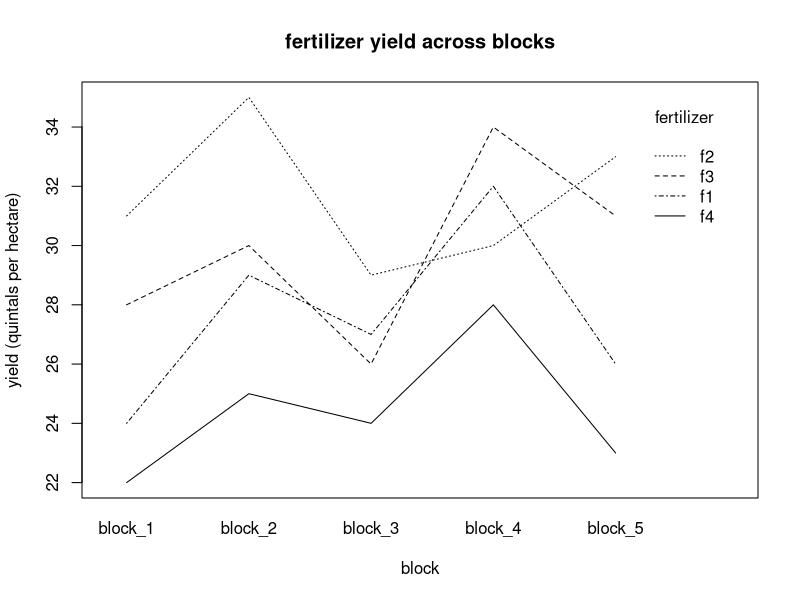
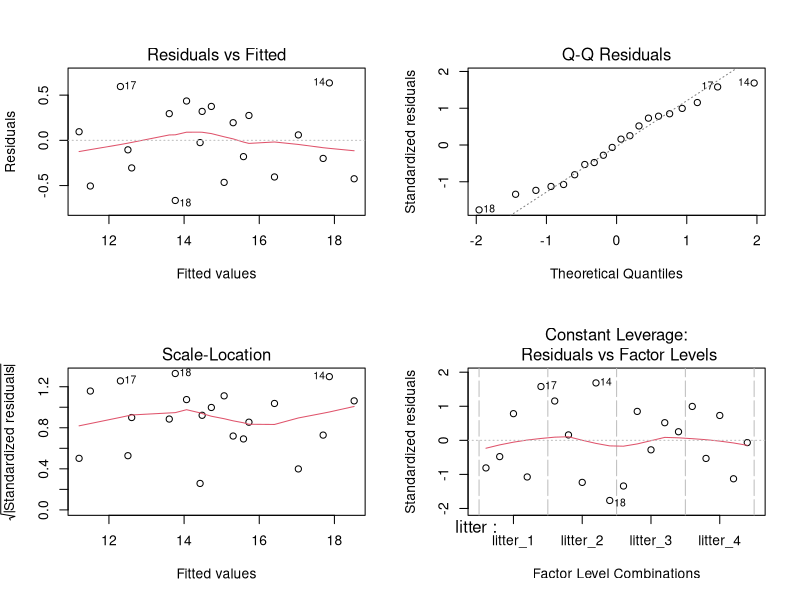

Generate these figures, in order, with R:
# 2440233 doe lab 5
# design of experiments
# aim: analyse randomized block designs, handle a missing observation, test assumptions,
# compare treatments, and measure the relative efficiency of blocking.
# significance level: 0.05
# all calculations use base r; no additional package is required.

alpha <- 0.05

# question 1: fertilizers and wheat yield
# introduction: a randomized block design compares treatments while controlling block variation.
# data description: four fertilizers were tested in five blocks. yield is measured in quintals per hectare.
# conclusion: fertilizer significance is assessed after accounting for blocks; mean comparisons and the
# critical difference identify which observed fertilizer means are separated.

set.seed(123)
fertilizer_names <- c("f1", "f2", "f3", "f4")
block_names <- paste0("block_", 1:5)

yield_matrix <- rbind(
  f1 = c(24, 29, 27, 32, 26),
  f2 = c(31, 35, 29, 30, 33),
  f3 = c(28, 30, 26, 34, 31),
  f4 = c(22, 25, 24, 28, 23)
)
colnames(yield_matrix) <- block_names

data_q1 <- data.frame(
  fertilizer = factor(rep(fertilizer_names, times = 5), levels = fertilizer_names),
  block = factor(rep(block_names, each = 4), levels = block_names),
  yield = as.vector(yield_matrix)
)

print("question 1: observed data")
print(data_q1)
print("data contain 20 plots, with one observation for each fertilizer in each block.")

# part a: generate one randomized fertilizer layout within every block.
random_layout <- do.call(rbind, lapply(block_names, function(b) {
  data.frame(block = b, plot = 1:4, fertilizer = sample(fertilizer_names))
}))
row.names(random_layout) <- NULL
print("part a: randomized layout (this is a generated allocation, separate from the supplied yield table)")
print(random_layout)

# part b: two-way additive anova is the standard rbd analysis.
fit_q1 <- aov(yield ~ block + fertilizer, data = data_q1)
table_q1 <- summary(fit_q1)[[1]]
print("part b: rbd analysis of variance")
print(table_q1)

p_block <- table_q1["block", "Pr(>F)"]
p_fertilizer <- table_q1["fertilizer", "Pr(>F)"]

print(paste("block p-value =", signif(p_block, 5)))
if (p_block < alpha) {
  print("blocks differ significantly at the 5% level.")
} else {
  print("there is insufficient evidence that block means differ at the 5% level.")
}
print(paste("fertilizer p-value =", signif(p_fertilizer, 5)))
if (p_fertilizer < alpha) {
  print("fertilizer means are not all equal at the 5% level.")
} else {
  print("there is insufficient evidence of a fertilizer effect at the 5% level.")
}

# part c: sed is the standard error of a difference between two treatment means.
means_q1 <- aggregate(yield ~ fertilizer, data_q1, mean)
error_ms <- table_q1["Residuals", "Mean Sq"]
error_df <- table_q1["Residuals", "Df"]
sed <- sqrt(2 * error_ms / length(block_names))
cd <- qt(1 - alpha / 2, error_df) * sed

print("fertilizer means")
print(means_q1)
print(paste("standard error of difference =", round(sed, 4)))
print(paste("critical difference at 5% =", round(cd, 4)))

pairs_q1 <- combn(as.character(means_q1$fertilizer), 2, simplify = FALSE)
for (one_pair in pairs_q1) {
  m1 <- means_q1$yield[means_q1$fertilizer == one_pair[1]]
  m2 <- means_q1$yield[means_q1$fertilizer == one_pair[2]]
  gap <- abs(m1 - m2)
  decision <- if (gap > cd) "significant" else "not significant"
  print(paste(one_pair[1], "versus", one_pair[2], ":", decision, "difference =", round(gap, 3)))
}
ranking_q1 <- means_q1[order(-means_q1$yield), ]
ranking_q1$rank <- seq_len(nrow(ranking_q1))
print("ranking by observed mean yield, highest first")
print(ranking_q1)

# part d: interaction plot is descriptive because the fitted rbd model has no treatment-by-block term.
interaction.plot(
  x.factor = data_q1$block,
  trace.factor = data_q1$fertilizer,
  response = data_q1$yield,
  xlab = "block",
  ylab = "yield (quintals per hectare)",
  trace.label = "fertilizer",
  main = "fertilizer yield across blocks"
)
print("plot interpretation: roughly parallel profiles indicate similar treatment patterns across blocks.")
print("crossing or strongly non-parallel profiles indicate that fertilizer differences vary across blocks.")
# conclusion: use the anova p-values for significance, the cd comparisons for pairwise differences,
# and the plotted profiles for a visual description of block-wise patterns.


# question 2: groundnut varieties with a missing observation
# introduction: the yield for v3 in block 2 is missing. estimate it using the standard rbd formula.
# data description: five varieties were observed in four blocks, giving 19 observed yields.
# conclusion: the incomplete-data linear model adjusts for the unbalanced design and gives the treatment
# sum of squares after accounting for blocks. estimating one value reduces the residual degrees of freedom.

varieties <- c("v1", "v2", "v3", "v4", "v5")
blocks <- paste0("block_", 1:4)
groundnut <- rbind(
  v1 = c(16, 20, 18, 23),
  v2 = c(22, 26, 21, 28),
  v3 = c(20, NA, 23, 25),
  v4 = c(15, 19, 13, 21),
  v5 = c(25, 28, 22, 29)
)
colnames(groundnut) <- blocks

data_q2 <- data.frame(
  variety = factor(rep(varieties, each = 4), levels = varieties),
  block = factor(rep(blocks, times = 5), levels = blocks),
  pod_yield = as.vector(t(groundnut))
)
print("question 2: observed data, with na marking the missing cell")
print(data_q2)

# part a: for t treatments and b blocks, estimate x using (t * treatment total + b * block total - grand total) / ((t - 1) * (b - 1)).
missing_index <- which(is.na(data_q2$pod_yield))
missing_variety <- as.character(data_q2$variety[missing_index])
missing_block <- as.character(data_q2$block[missing_index])
t <- nlevels(data_q2$variety)
b <- nlevels(data_q2$block)
treatment_total <- sum(data_q2$pod_yield[data_q2$variety == missing_variety], na.rm = TRUE)
block_total <- sum(data_q2$pod_yield[data_q2$block == missing_block], na.rm = TRUE)
grand_total <- sum(data_q2$pod_yield, na.rm = TRUE)
missing_value <- (t * treatment_total + b * block_total - grand_total) / ((t - 1) * (b - 1))
print(paste("estimated missing yield for v3 in block 2 =", round(missing_value, 4)))

filled_q2 <- data_q2
filled_q2$estimated_yield <- filled_q2$pod_yield
filled_q2$estimated_yield[missing_index] <- missing_value

# part b: display the classical filled-table sums of squares. use 11 residual df after estimating one cell.
filled_total <- sum(filled_q2$estimated_yield)
cf <- filled_total^2 / (t * b)
ss_total_filled <- sum(filled_q2$estimated_yield^2) - cf
treatment_totals <- tapply(filled_q2$estimated_yield, filled_q2$variety, sum)
block_totals <- tapply(filled_q2$estimated_yield, filled_q2$block, sum)
ss_treatment_filled <- sum(treatment_totals^2) / b - cf
ss_block_filled <- sum(block_totals^2) / t - cf
ss_error_filled <- ss_total_filled - ss_treatment_filled - ss_block_filled
df_error_adjusted <- (t - 1) * (b - 1) - 1

print("classical sums of squares after inserting the estimate")
print(paste("total ss =", round(ss_total_filled, 4)))
print(paste("treatment ss before incomplete-model adjustment =", round(ss_treatment_filled, 4)))
print(paste("block ss =", round(ss_block_filled, 4)))
print(paste("error ss from the filled table =", round(ss_error_filled, 4)))
print(paste("adjusted error degrees of freedom =", df_error_adjusted))
print("the filled-table treatment ss is shown as an intermediate calculation; use the incomplete-data model below for the adjusted treatment test.")

# part c: compare nested linear models on the 19 actually observed values.
observed_q2 <- data_q2[!is.na(data_q2$pod_yield), ]
model_blocks <- lm(pod_yield ~ block, data = observed_q2)
model_blocks_varieties <- lm(pod_yield ~ block + variety, data = observed_q2)
anova_models <- anova(model_blocks, model_blocks_varieties)
adjusted_treatment_ss <- deviance(model_blocks) - deviance(model_blocks_varieties)
error_ss_model <- deviance(model_blocks_varieties)
error_df_model <- df.residual(model_blocks_varieties)
error_ms_model <- error_ss_model / error_df_model
print("nested-model comparison: adding variety after block")
print(anova_models)
print(paste("adjusted treatment ss from the incomplete-data model =", round(adjusted_treatment_ss, 4)))
print(paste("incomplete-model error ss =", round(error_ss_model, 4)))
print(paste("incomplete-model error df =", error_df_model))
print(paste("incomplete-model error mean square =", round(error_ms_model, 4)))

# part d: compare estimated variety means using the model-based error mean square and residual df.
variety_means <- aggregate(estimated_yield ~ variety, filled_q2, mean)
sed_q2 <- sqrt(2 * error_ms_model / b)
cd_q2 <- qt(1 - alpha / 2, error_df_model) * sed_q2
print("variety means after replacing the missing value")
print(variety_means)
print(paste("standard error of difference =", round(sed_q2, 4)))
print(paste("critical difference at 5% =", round(cd_q2, 4)))

variety_pairs <- combn(as.character(variety_means$variety), 2, simplify = FALSE)
for (one_pair in variety_pairs) {
  m1 <- variety_means$estimated_yield[variety_means$variety == one_pair[1]]
  m2 <- variety_means$estimated_yield[variety_means$variety == one_pair[2]]
  gap <- abs(m1 - m2)
  decision <- if (gap > cd_q2) "significant" else "not significant"
  print(paste(one_pair[1], "versus", one_pair[2], ":", decision, "difference =", round(gap, 3)))
}
# conclusion: state the estimated cell value, adjusted model test, degrees of freedom, and cd comparisons.
# note that the model-based adjusted treatment ss and filled-table raw ss are different quantities.


# question 3: diets and weight gain in pigs
# introduction: litter is a block because pigs from one litter may be more alike than pigs from different litters.
# data description: five diets were assigned within each of four litters; weight gain is measured in kg.
# conclusion: compare rbd and crd error mean squares, test model assumptions, and use tukey comparisons
# to identify which diet pairs differ.

pig_gain <- rbind(
  d1 = c(12.3, 14.5, 11.0, 15.1),
  d2 = c(15.4, 17.1, 14.8, 17.5),
  d3 = c(13.9, 14.6, 12.4, 16.0),
  d4 = c(16.0, 18.5, 15.5, 18.1),
  d5 = c(12.9, 13.1, 11.3, 14.4)
)
colnames(pig_gain) <- paste0("litter_", 1:4)
data_q3 <- data.frame(
  diet = factor(rep(rownames(pig_gain), each = 4)),
  litter = factor(rep(colnames(pig_gain), times = nrow(pig_gain))),
  gain = as.vector(t(pig_gain))
)
print("question 3: pig weight-gain data")
print(data_q3)

# part a: randomized block analysis.
rbd_q3 <- aov(gain ~ litter + diet, data = data_q3)
anova_rbd <- summary(rbd_q3)[[1]]
print("rbd analysis of variance")
print(anova_rbd)
p_diet <- anova_rbd["diet", "Pr(>F)"]
p_litter <- anova_rbd["litter", "Pr(>F)"]
print(paste("diet p-value =", signif(p_diet, 5)))
print(if (p_diet < alpha) "diet effect is significant at 5%." else "diet effect is not significant at 5%.")
print(paste("litter p-value =", signif(p_litter, 5)))
print(if (p_litter < alpha) "litter effect is significant at 5%." else "litter effect is not significant at 5%.")

# part b: residual assumptions.
shapiro_result <- shapiro.test(residuals(rbd_q3))
bartlett_result <- bartlett.test(gain ~ diet, data = data_q3)
print("shapiro-wilk test of rbd residuals")
print(shapiro_result)
print(if (shapiro_result$p.value < alpha) "normality is rejected at 5%." else "normality is not rejected at 5%.")
print("bartlett test of variance equality across diets")
print(bartlett_result)
print(if (bartlett_result$p.value < alpha) "equal variances are rejected at 5%." else "equal variances are not rejected at 5%.")

par(mfrow = c(2, 2))
plot(rbd_q3)
par(mfrow = c(1, 1))
print("diagnostic plots: look for random scatter around zero, a roughly straight q-q plot, and a similar residual spread.")
print("a non-significant shapiro or bartlett test does not prove an assumption; interpret tests together with plots.")

# part c: tukey pairwise comparisons and grouping information.
tukey_result <- TukeyHSD(rbd_q3, "diet", conf.level = 0.95)
print("tukey hsd comparisons among diets")
print(tukey_result)
print("for each pair, an adjusted p-value below 0.05 indicates a significant difference.")
print("pairs with adjusted p-values at least 0.05 are not significantly different and may be reported in the same comparison group.")

# part d: completely randomized design ignores litter.
crd_q3 <- aov(gain ~ diet, data = data_q3)
anova_crd <- summary(crd_q3)[[1]]
print("crd analysis of variance, ignoring litter")
print(anova_crd)

mse_rbd <- anova_rbd["Residuals", "Mean Sq"]
mse_crd <- anova_crd["Residuals", "Mean Sq"]
f_rbd <- anova_rbd["diet", "F value"]
f_crd <- anova_crd["diet", "F value"]
relative_efficiency <- 100 * mse_crd / mse_rbd

print(paste("rbd error mean square =", round(mse_rbd, 6)))
print(paste("crd error mean square =", round(mse_crd, 6)))
print(paste("rbd diet f-value =", round(f_rbd, 6)))
print(paste("crd diet f-value =", round(f_crd, 6)))
print(paste("relative efficiency of rbd compared with crd (%) =", round(relative_efficiency, 2)))
if (mse_rbd < mse_crd) {
  print("the rbd has lower residual variation and is more precise by the error-mean-square criterion.")
} else if (mse_rbd > mse_crd) {
  print("the rbd has higher residual variation and is less precise by the error-mean-square criterion.")
} else {
  print("the rbd and crd have equal error mean squares.")
}
# conclusion: report significance, assumption checks, tukey pairwise results, and relative efficiency.
